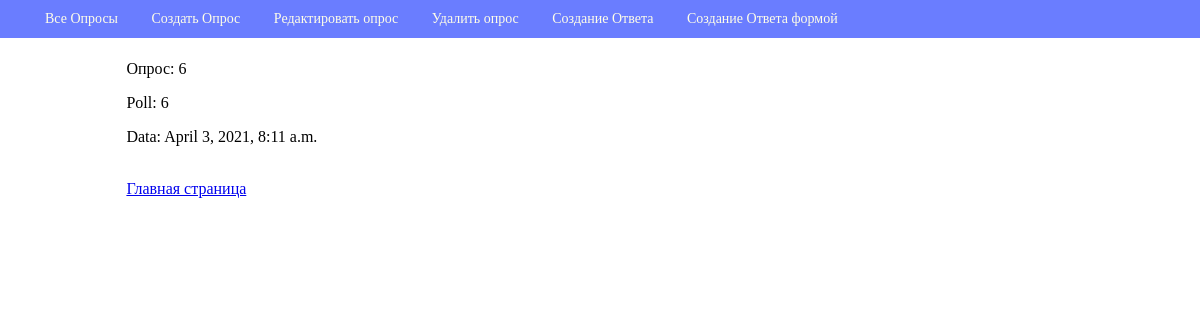
The app's page /poll/poll/6/ with its own data.
### webapp/models.py (models this page shows, shortened)
class Poll(models.Model):
    question = models.TextField(max_length=2000, null=False, blank=False, verbose_name="Вопрос")
    created_at = models.DateTimeField(auto_now_add=True, verbose_name='Время создания')
    class Meta:
        db_table = 'Polls'
        verbose_name = 'вопрос'
        verbose_name_plural = 'вопросы'

### webapp/views/poll.py (the view)
# urls.py: path('poll/<int:pk>/', PollView.as_view(), name='poll_view'),
class PollView(DetailView):
    model = Poll
    template_name = 'poll/view.html'
    context_object_name = 'poll'

### webapp/templates/poll/view.html (shortened to what this page needs)
{% extends "base.html" %}
{% load static %}
{% block menu %}
    <li><a href="{% url "poll_update" poll.id %}">Редактировать опрос</a></li>
    <li><a href="{% url "poll_delete" poll.id %}">Удалить  опрос </a></li>
        <li><a href="{% url "poll_choice_add" poll.id %}">Cоздание Ответа </a></li>
            <li><a href="{% url "answer_add" poll.id %}">Cоздание Ответа формой </a></li>
{% endblock menu %}
{% block page_header %}Опрос: {{ poll.id }}{% endblock page_header %}
{% block content %}
    <p> Poll: {{ poll.question }}</p>
    <p>Data: {{ poll.created_at}}</p>
    <a href="{% url "poll_list" %}">Главная страница</a>
{% endblock %}

### webapp/static/css/style.css (style rules this page uses)
body { margin-top: 60px; }

### webapp/static/css/navbar.css (style rules this page uses)
.menu li { display: inline-block; }
.menu a { display: inline-block; text-decoration: none; color: inherit; padding: 5px 15px; }

### records on screen
Poll: id "6", question "6", created_at "April 3, 2021, 8:11 a.m."
